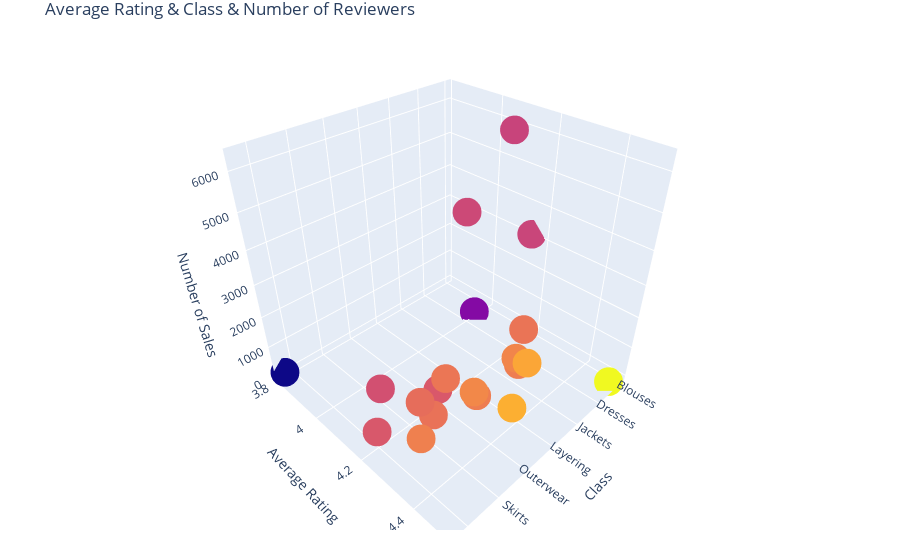

This figure's notebook cell:
### Code cell
cv = df['Class Name'].value_counts()

trace = go.Scatter3d( x = avgdf1.index,
                      y = avgdf1['Rating'],
                      z = cv[avgdf1.index],
                      mode = 'markers',
                      marker = dict(size=10,color=avgdf1['Rating']),
                      hoverinfo ="text",
                      text="Class: "+avgdf1.index+" \ Average Rating: "+avgdf1['Rating'].map(' {:,.2f}'.format).apply(str)+" \ Number of Reviewers: "+cv[avgdf1.index].apply(str)
                      )

data = [trace]
layout = go.Layout(title="Average Rating & Class & Number of Reviewers",
                   scene = dict(
                    xaxis = dict(title='Class'),
                    yaxis = dict(title='Average Rating'),
                    zaxis = dict(title='Number of Sales'),),
                   margin = dict(l=30, r=30, b=30, t=30))
fig = go.Figure(data=data, layout=layout)
py.iplot(fig)
plt.savefig('3D_Scatter.png')

### Figure 1 — Plotly figure (JSON) as saved in the notebook; plotly's stock layout.template omitted (floating-point values rounded to 4 significant figures)
{"data": [{"hoverinfo": "text", "marker": {"color": [4.154, 4.5, 4, 4.151, 4.261, 4.279, 4.295, 4.361, 4.162, 4.377, 4.279, 4.301, 4.198, 4.266, 4.256, 4.246, 4.285, 4.179, 4.197, 3.815], "size": 10}, "mode": "markers", "text": ["Class: Blouses \\ Average Rating:  4.15 \\ Number of Reviewers: 3097", "Class: Casual bottoms \\ Average Rating:  4.50 \\ Number of Reviewers: 2", "Class: Chemises \\ Average Rating:  4.00 \\ Number of Reviewers: 1", "Class: Dresses \\ Average Rating:  4.15 \\ Number of Reviewers: 6319", "Class: Fine gauge \\ Average Rating:  4.26 \\ Number of Reviewers: 1100", "Class: Intimates \\ Average Rating:  4.28 \\ Number of Reviewers: 154", "Class: Jackets \\ Average Rating:  4.30 \\ Number of Reviewers: 704", "Class: Jeans \\ Average Rating:  4.36 \\ Number of Reviewers: 1147", "Class: Knits \\ Average Rating:  4.16 \\ Number of Reviewers: 4843", "Class: Layering \\ Average Rating:  4.38 \\ Number of Reviewers: 146", "Class: Legwear \\ Average Rating:  4.28 \\ Number of Reviewers: 165", "Class: Lounge \\ Average Rating:  4.30 \\ Number of Reviewers: 691", "Class: Outerwear \\ Average Rating:  4.20 \\ Number of Reviewers: 328", "Class: Pants \\ Average Rating:  4.27 \\ Number of Reviewers: 1388", "Class: Shorts \\ Average Rating:  4.26 \\ Number of Reviewers: 317", "Class: Skirts \\ Average Rating:  4.25 \\ Number of Reviewers: 945", "Class: Sleep \\ Average Rating:  4.29 \\ Number of Reviewers: 228", "Class: Sweaters \\ Average Rating:  4.18 \\ Number of Reviewers: 1428", "Class: Swim \\ Average Rating:  4.20 \\ Number of Reviewers: 350", "Class: Trend \\ Average Rating:  3.82 \\ Number of Reviewers: 119"], "x": ["Blouses", "Casual bottoms", "Chemises", "Dresses", "Fine gauge", "Intimates", "Jackets", "Jeans", "Knits", "Layering", "Legwear", "Lounge", "Outerwear", "Pants", "Shorts", "Skirts", "Sleep", "Sweaters", "Swim", "Trend"], "y": [4.154, 4.5, 4, 4.151, 4.261, 4.279, 4.295, 4.361, 4.162, 4.377, 4.279, 4.301, 4.198, 4.266, 4.256, 4.246, 4.285, 4.179, 4.197, 3.815], "z": [3097, 2, 1, 6319, 1100, 154, 704, 1147, 4843, 146, 165, 691, 328, 1388, 317, 945, 228, 1428, 350, 119], "type": "scatter3d"}], "layout": {"margin": {"b": 30, "l": 30, "r": 30, "t": 30}, "scene": {"xaxis": {"title": {"text": "Class"}}, "yaxis": {"title": {"text": "Average Rating"}}, "zaxis": {"title": {"text": "Number of Sales"}}}, "title": {"text": "Average Rating & Class & Number of Reviewers"}}}
